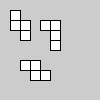
Frame 1 (no input)
Frame 60 (the mouse pressed at the canvas centre just before this capture): identical to frame 1, image omitted
Frame 120 (the mouse held since frame 60 and released just before this capture): identical to frame 1, image omitted

The Processing sketch that drew this single still picture (run headless with seeded random() and noise(); from frame 60 on, the mouse is pressed at the canvas centre):

// Processing sketch: Rect
// ── Rect.pde
void setup()
{
  size(100,100);
}

void draw()
{
  rect(10,10,10,10);
  rect(10,20,10,10);
  rect(20,20,10,10);
  rect(20,30,10,10);

  rect(40,20,10,10);
  rect(50,20,10,10);
  rect(50,30,10,10);
  rect(50,40,10,10);

  rect(20,60,10,10);
  rect(30,60,10,10);
  rect(30,70,10,10);
  rect(40,70,10,10);
}
